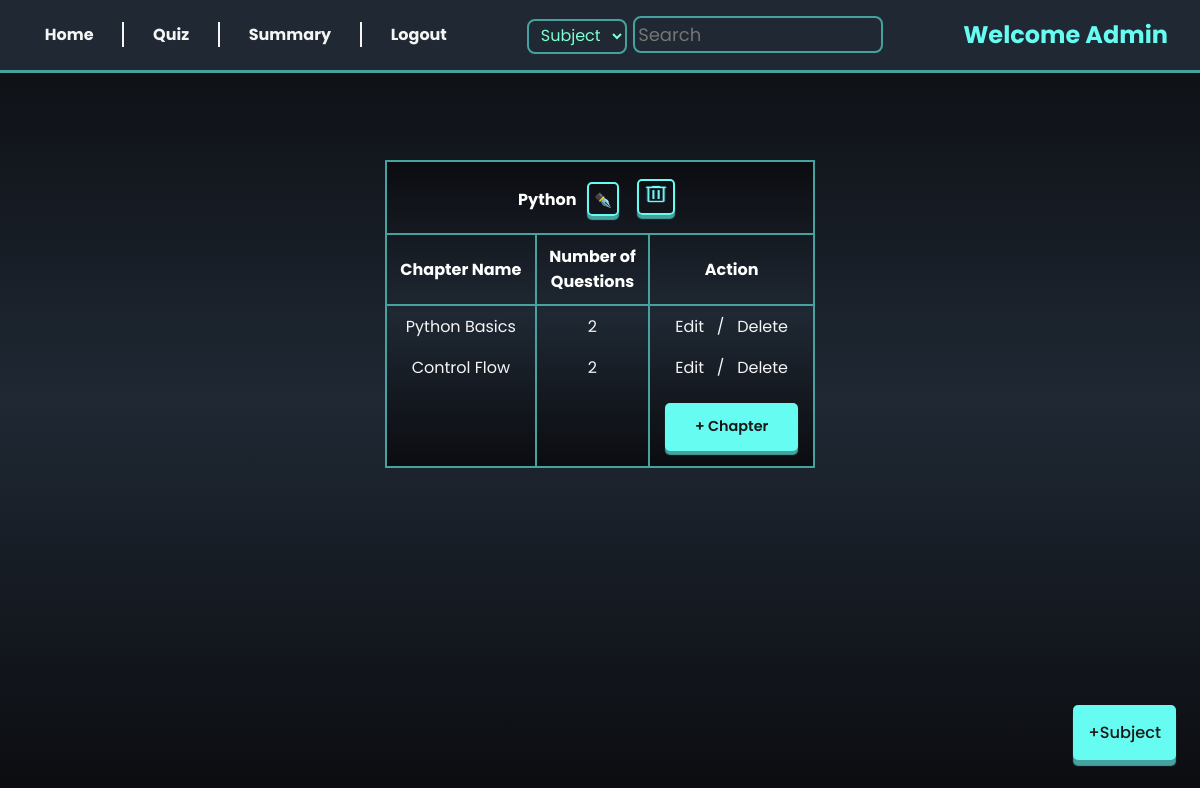
The page /admin_dashboard (signed in) on the database as committed earlier.
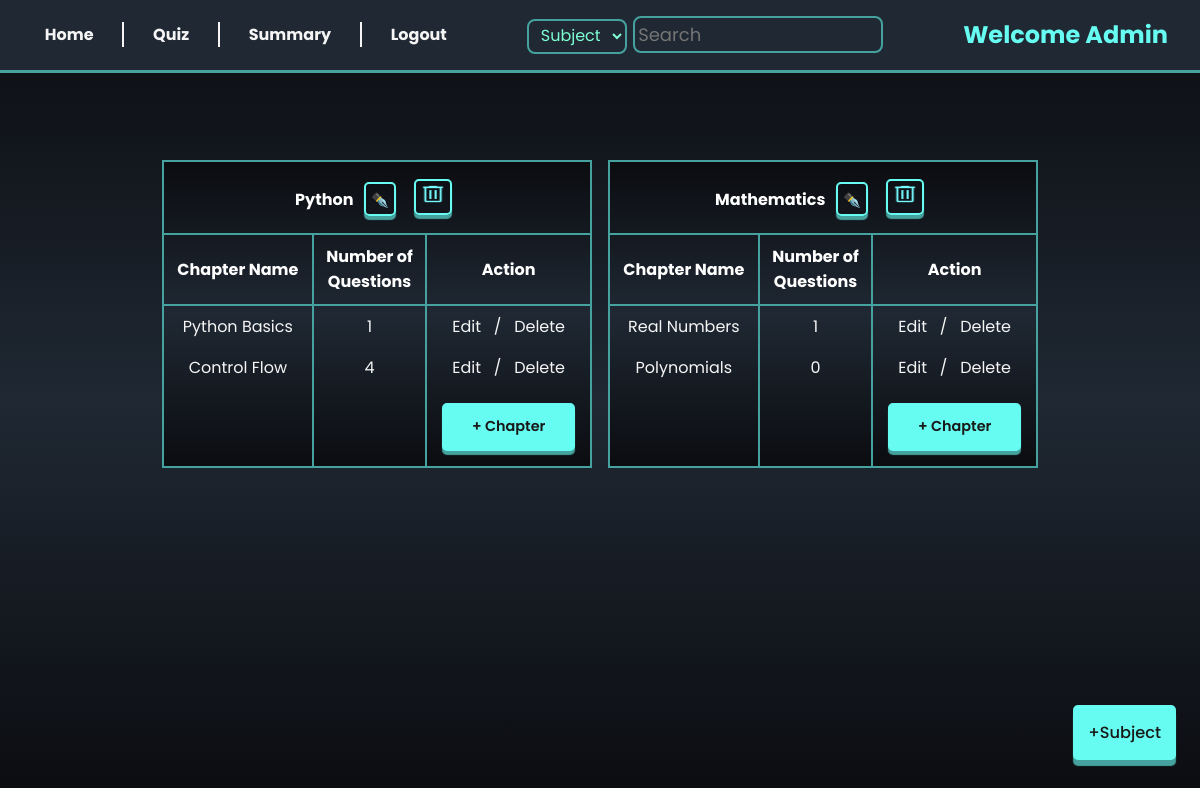
The same page on the database as committed later.
### models/models.py (models this page shows)
class Subject(db.Model):
  id = db.Column(db.Integer, primary_key=True, nullable=False)
  name = db.Column(db.String(50), unique=True, nullable=False)
  description = db.Column(db.String(120), nullable=False)
  chapters = db.relationship('Chapter', backref='subject', cascade="all, delete-orphan")

class Chapter(db.Model):
  id = db.Column(db.Integer, primary_key=True, nullable=False)
  name = db.Column(db.String(50), unique=True, nullable=False)
  description = db.Column(db.String(120), nullable=False)
  subject_id = db.Column(db.Integer, db.ForeignKey('subject.id'), nullable=False)
  questions = db.relationship('Question', backref='chapter', cascade="all, delete-orphan")
  quizes = db.relationship('Quiz', backref='chapter', cascade = "all, delete-orphan")

### controllers/routes.py (the view)
@app.route('/admin_dashboard')
@admin_required
def admin_dashboard():
    name = session.get('name')
    subjects = Subject.query.all()
    return render_template('admin_dashboard.html', subjects = subjects, name = name)

### controllers/routes.py (called while the page is built)
def admin_required(func):
    @wraps(func)
    def inner1():
        email = session.get('email')
        if not email:
            flash('Please login first!!', 'warning')
            return redirect(url_for('login'))
        user = User.query.filter_by(email=email).first()
        if not user.is_admin:
            flash("You are not authorized to access this page!", "warning")
            return redirect(url_for('user_dashboard'))
        return func()
    return inner1

### templates/admin_dashboard.html (shortened to what this page needs)
{% extends 'base.html' %}
{% block content %}
<div class="admin-container">
    {% include 'admin_nav.html'   %}
    <div class="course-list">
    {% for subject in subjects %}
        <table class="course">
            <thead>
                <tr>
                    <th colspan="3">{{subject.name | title}}
                        <a href="/update_subject/{{subject.id}}" class="button" style="display: inline-block; padding: 6px 5px 3px 5px; background: transparent; ">
                            ✒️
                        </a>
                        <a href="/delete_subject/{{subject.id}}" class="button" style="display: inline-block; background:transparent; padding: 2px;">
                            <img style="background: transparent; height: 22px; padding: 0; width: 30px;"
                                src="../static/delete_32dp_75FBFD_FILL0_wght400_GRAD0_opsz40.png" alt="delete" >
                        </a>
                    </th>
                </tr>
                <tr>
                    <th>Chapter Name</th>
                    <th>Number of <br>Questions</th>
                    <th>Action</th>
                </tr>
            </thead>
            <tbody>
                {% if subject.chapters %}
                    {% for chapter in subject.chapters %}
                        <tr>
                            <td>{{chapter.name | title}}</td>
                            <td>{{chapter.questions | length}}</td>
                            <td><a href="/chapter_update/{{chapter.id}}" class="edit">Edit</a>/<a href="/delete_chapter/{{ chapter.id }}" class='edit'>Delete</a></td>
                        </tr>
                    {% endfor %}
                    <tr>
                        <td></td>
                        <td></td>
                        <td><a class="button" href="new_chapter/{{subject.id}}">+ Chapter</a></td>
                    </tr>
                {% endif %}
            </tbody>
        </table>
        {% endfor %}
    </div>
    <div class="new-subject-icon">
        <a href="{{url_for('new_subject')}}" class="button">+Subject</a>
    </div>
</div>
{% endblock %}

Rows that differ between the two databases and show on the page:
computed for Chapter "Python Basics": questions|length "2" → "1"
computed for Chapter "Control Flow": questions|length "2" → "4"
added Subject: name "Mathematics"
added Chapter: name "Real Numbers", questions|length "1", shown under "Mathematics"
added Chapter: name "Polynomials", questions|length "0", shown under "Mathematics"
